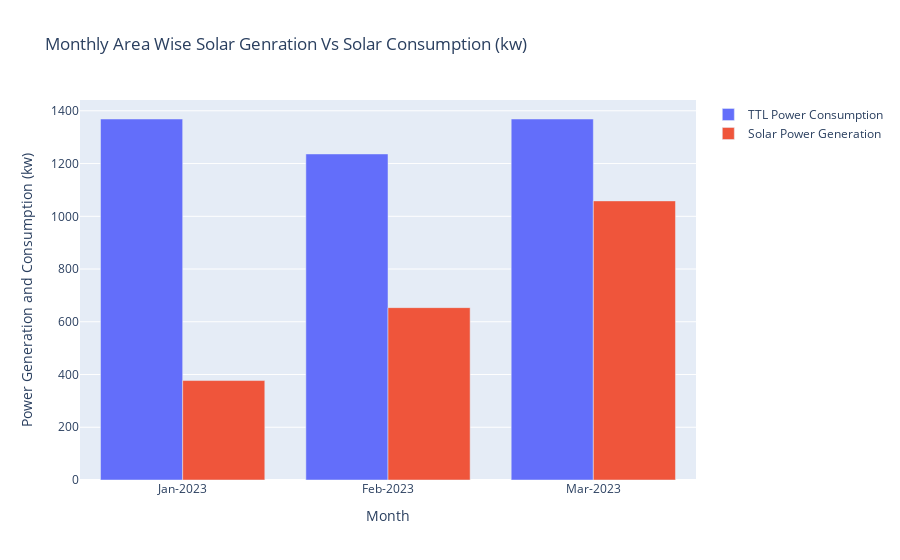

Notebook code cell kept with this figure:
### Code cell
# Set up the bar graph
fig_consumption_genaration = go.Figure()

# Add the bar trace for Machine A
fig_consumption_genaration.add_trace(go.Bar(x=consumtion_generation['Year_Month'],y=consumtion_generation['TTL Sum'],name='TTL Power Consumption'))

# Add the bar trace for Machine A
fig_consumption_genaration.add_trace(go.Bar(x=consumtion_generation['Year_Month'],y=consumtion_generation['gen'],name='Solar Power Generation'))

# Update the layout
fig_consumption_genaration.update_layout(
    title='Monthly Area Wise Solar Genration Vs Solar Consumption (kw)',
    xaxis_title='Month',
    yaxis_title='Power Generation and Consumption (kw)',
    barmode='group'
)

# Define the desired order of categories
category_order = ['Jan-2023', 'Feb-2023', 'Mar-2023']

# Update the x-axis category order
fig_consumption_genaration.update_xaxes(categoryorder='array', categoryarray=category_order)

# Show the bar graph
fig_consumption_genaration.show()

### Figure 1 — Plotly figure (JSON) as saved in the notebook; plotly's stock layout.template omitted (floating-point values rounded to 4 significant figures)
{"data": [{"name": "TTL Power Consumption", "type": "bar", "x": ["Feb-2023", "Jan-2023", "Mar-2023"], "y": [1236.0, 1369.0, 1369.0]}, {"name": "Solar Power Generation", "type": "bar", "x": ["Feb-2023", "Jan-2023", "Mar-2023"], "y": [653.6, 377.1, 1058.0]}], "layout": {"barmode": "group", "title": {"text": "Monthly Area Wise Solar Genration Vs Solar Consumption (kw)"}, "xaxis": {"categoryarray": ["Jan-2023", "Feb-2023", "Mar-2023"], "categoryorder": "array", "title": {"text": "Month"}}, "yaxis": {"title": {"text": "Power Generation and Consumption (kw)"}}}}
